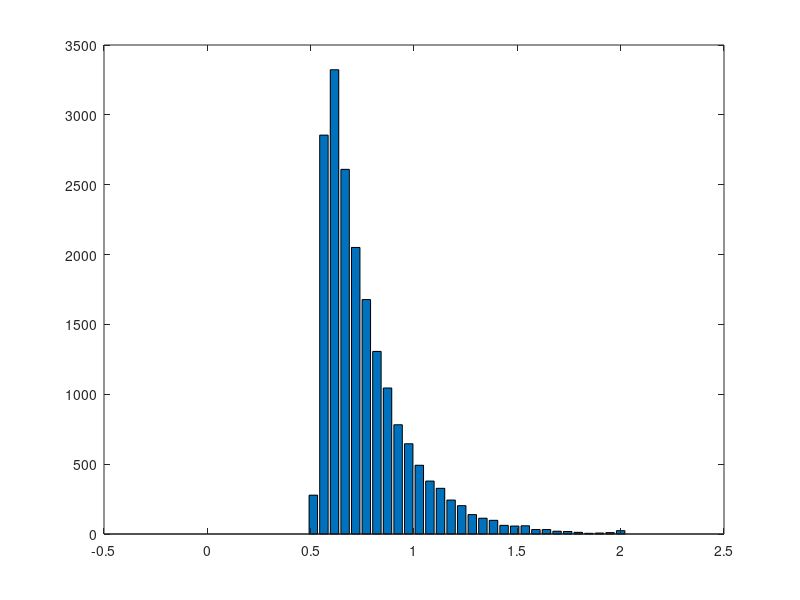

Here is the MATLAB script that generated this plot: (Note: this script raises an error after producing the figure.)
clear; close all; clc;

%%
%fix step size
dt = 0.001;
%parameter 
ndt = 0.5; %NON-DECISION TIME
mu = 0.5;  %BY CONVENTION MU MUST BE POSITIVE 
sd = 1;   %THIS IS VARIABILITY WITHIN THE WALK.  KEEP FIXED AT 1. 
nsteps = 2500; %MAX LENGTH OF WALK.  INCREASE TILL WARNING GOES AWAY
ntrials = 500; %NUMBER OF RUNS
criterion = 1; %CORRECT BOUNDARY LOCATION, INCORRECT IS ZERO 
beta = 0.5; % NORMALIZED BIAS
bias = beta*criterion; %ACTUAL BIAS
total_err_pr = 0; % keep running sum of err probability
total_err_rt = 0; % use total_err_pr to normalize this value
%set random number seed 
rng(19680104);

figure
total_errorrt = []; % used for histogram, accumulate all error_trials

% loop over all 100 samples of drift rate (i.e. mu)
for i_ = 1:100
    % OUTPUT VARIABLES
    sample = zeros(1,nsteps+1);   %This is a single random draw from normal distribution
    path = zeros(ntrials,nsteps+1); %This is all the random walks
    rt = zeros(ntrials,1);  %These are the rts across trials 
    correct = zeros(ntrials,1); %This is accuracy data. ZERO IS WRONG, ONE IS RIGHT
    sampled_mu = normrnd(mu,0.2,[1,1]);
    if sampled_mu < 0
        sampled_mu
        "SHIT"
    end
    %LOOP OVER ntrials.  
    for j = 1:ntrials
        goodpath = 0;
        while goodpath == 0
            draw = normrnd(sampled_mu*dt,sd*sqrt(dt),[1,nsteps]);  %DRAW A WALK
            sample(1) = bias; %START AT BIAS
            sample(2:nsteps+1) = draw; 
            walk = cumsum(sample); %SUM THE WALK.   
            crossbnd = find((walk > criterion) |(walk < 0)); %TEST BOTH BOUNDARIES  
            if ~isempty(crossbnd) %TEST IF IT CROSSED ONE OF THE BOUNDARIES AT LEAST
                goodpath = 1; %WALK IS GOOD, SET TO 1 TO EXIT WHILE LOOP
                path(j,:) = walk; %SAVE THE WALK
            else
                display('Bad Walk') %NOTIFY BAD WALK AND DRAW AGAIN LOWER
            end;
        end;
        rt(j) = crossbnd(1);  %RT IS FIRST CROSSING
        if path(j,rt(j)) > criterion  %TEST IF CORRECT
            path(j,rt(j):end) = criterion; %SET THE REST OF WALK TO BOUNDARY
            correct(j) = 1; %INDICATE CORRECT TRIAL
        else %TRIALIS INCORRECT
            path(j,rt(j):end) = 0; %SET THE REST OF WALK TO ZERO. 
        end; 
        %Add Non-decision time
        rt(j) = rt(j) + ndt/dt;	
    end
    % need to weight average incorrect response times by relative probabilities of incorrect
    %convert rt to milliseconds
    rt = rt*dt;
    errorrt = rt(find(correct == 0));
    total_errorrt = [total_errorrt; errorrt];
    % this trial's avg
    avg_err_rt = mean(errorrt);
    err_pr = 1 - mean(correct);
    total_err_rt = total_err_rt + avg_err_rt * err_pr;
    total_err_pr = total_err_pr + err_pr;
end

bins = linspace(0,2,40);
[n1,x] = hist(total_errorrt, bins); 
h = bar(x, n1);

% avg now over all trials
% weighed mean err response time!
avg_err_rt = total_err_rt / total_err_pr
xline(avg_err_rt,'--b');
xlabel('Response Time')
ylabel('Number of Trials')
title('Error Trial RTs')
